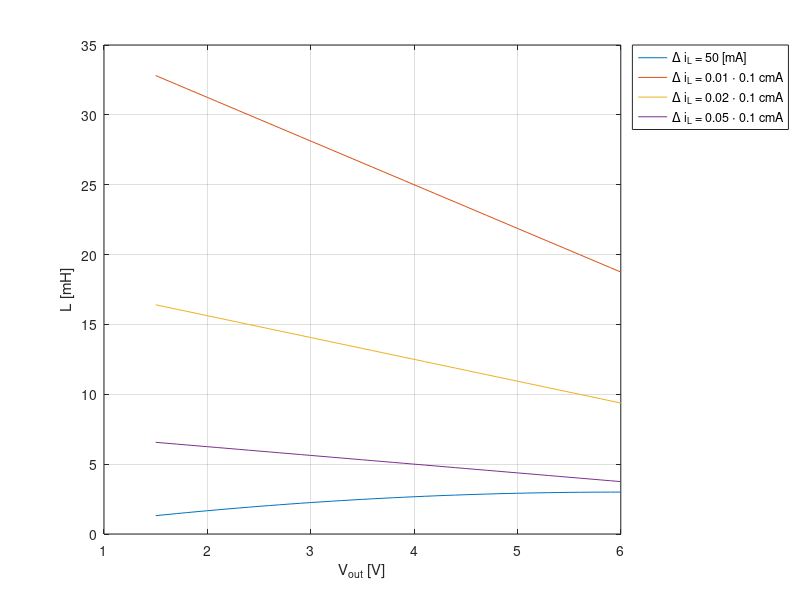
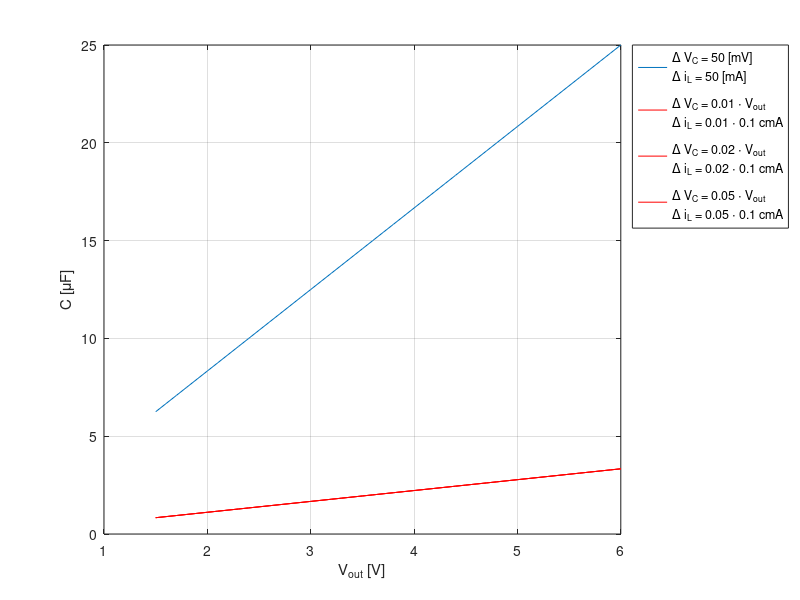

MATLAB code to generate these figures, in order:
%% Buck Absolute Design
clc;clear;close all; format compact;
OperatingFrequency = 20*10^3; %[Hz]
V_IN = 12; %[V]
I_RIPPLE = 0.05 %[A] Current ripple
         % Standard: 200 mA, rapid: 1000mA
         % e.g. if we charge with 600 mA we will be in the range [300, 900]
         % mA which is between standard and rapid.
 V_RIPPLE = 0.05
 RIPPLE_PERCENTAGE = [0.01 0.02 0.05]
         
         
figure('Name','Inductor')
V_OUT = 1.5 : 0.1 : 6.0;
L = zeros(size(V_OUT,2),1);
L_PERCENTAGE = zeros(size(V_OUT,2),3);
i = 1;
for VOUT = V_OUT
    L(i) = (V_IN - VOUT)*(VOUT/( V_IN*OperatingFrequency ))/I_RIPPLE * 10^3;
    
    I_RIPPLE_PERCENTAGE = VOUT/7.5 * RIPPLE_PERCENTAGE(1);
    L_PERCENTAGE(i,1) = (V_IN - VOUT)*(VOUT/( V_IN*OperatingFrequency ))/I_RIPPLE_PERCENTAGE * 10^3;
    
    I_RIPPLE_PERCENTAGE = VOUT/7.5 * RIPPLE_PERCENTAGE(2);
    L_PERCENTAGE(i,2) = (V_IN - VOUT)*(VOUT/( V_IN*OperatingFrequency ))/I_RIPPLE_PERCENTAGE * 10^3;
    
    I_RIPPLE_PERCENTAGE = VOUT/7.5 * RIPPLE_PERCENTAGE(3);
    L_PERCENTAGE(i,3) = (V_IN - VOUT)*(VOUT/( V_IN*OperatingFrequency ))/I_RIPPLE_PERCENTAGE * 10^3;
    
    i = i + 1;
end
plot(V_OUT,L,V_OUT,L_PERCENTAGE(:,1),V_OUT,L_PERCENTAGE(:,2),V_OUT,L_PERCENTAGE(:,3))
grid on
xlabel('V_{out} [V]')
ylabel('L [mH]')
legend('\Delta i_L = 50 [mA]', '\Delta i_L = 0.01 \cdot 0.1 cmA','\Delta i_L = 0.02 \cdot 0.1 cmA','\Delta i_L = 0.05 \cdot 0.1 cmA','Location', 'bestoutside')

figure('Name','Capacitor')
C = zeros(size(V_OUT,2),1);
C_PERCENTAGE = zeros(size(V_OUT,2),3);
i = 1;
for VOUT = V_OUT
    %V_RIPPLE = 0.05 * VOUT;
    C(i) = I_RIPPLE*(VOUT/(V_IN * OperatingFrequency))/V_RIPPLE * 10^6;
    
    I_RIPPLE_PERCENTAGE = VOUT/7.5 * RIPPLE_PERCENTAGE(1);
    V_RIPPLE_PERCENTAGE = VOUT * RIPPLE_PERCENTAGE(1);
    C_PERCENTAGE(i,1) = I_RIPPLE_PERCENTAGE*(VOUT/(V_IN * OperatingFrequency))/V_RIPPLE_PERCENTAGE * 10^6;
    
    I_RIPPLE_PERCENTAGE = VOUT/7.5 * RIPPLE_PERCENTAGE(2);
    V_RIPPLE_PERCENTAGE = VOUT * RIPPLE_PERCENTAGE(2);
    C_PERCENTAGE(i,2) = I_RIPPLE_PERCENTAGE*(VOUT/(V_IN * OperatingFrequency))/V_RIPPLE_PERCENTAGE * 10^6;
    
    I_RIPPLE_PERCENTAGE = VOUT/7.5 * RIPPLE_PERCENTAGE(3);
    V_RIPPLE_PERCENTAGE = VOUT * RIPPLE_PERCENTAGE(3);
    C_PERCENTAGE(i,3) = I_RIPPLE_PERCENTAGE*(VOUT/(V_IN * OperatingFrequency))/V_RIPPLE_PERCENTAGE * 10^6;
    i = i + 1;
end
plot(V_OUT,C,V_OUT,C_PERCENTAGE(:,1),'r',V_OUT,C_PERCENTAGE(:,2),'r',V_OUT,C_PERCENTAGE(:,3),'r')
grid on
xlabel('V_{out} [V]')
ylabel('C [\muF]')
legend(['\Delta V_C = 50 [mV]' newline '\Delta i_L = 50 [mA]'], [newline,'\Delta V_C = 0.01 \cdot V_{out}',newline,'\Delta i_L = 0.01 \cdot 0.1 cmA'], [newline,'\Delta V_C = 0.02 \cdot V_{out}',newline,'\Delta i_L = 0.02 \cdot 0.1 cmA'], [newline,'\Delta V_C = 0.05 \cdot V_{out}',newline,'\Delta i_L = 0.05 \cdot 0.1 cmA'],'Location', 'bestoutside')
